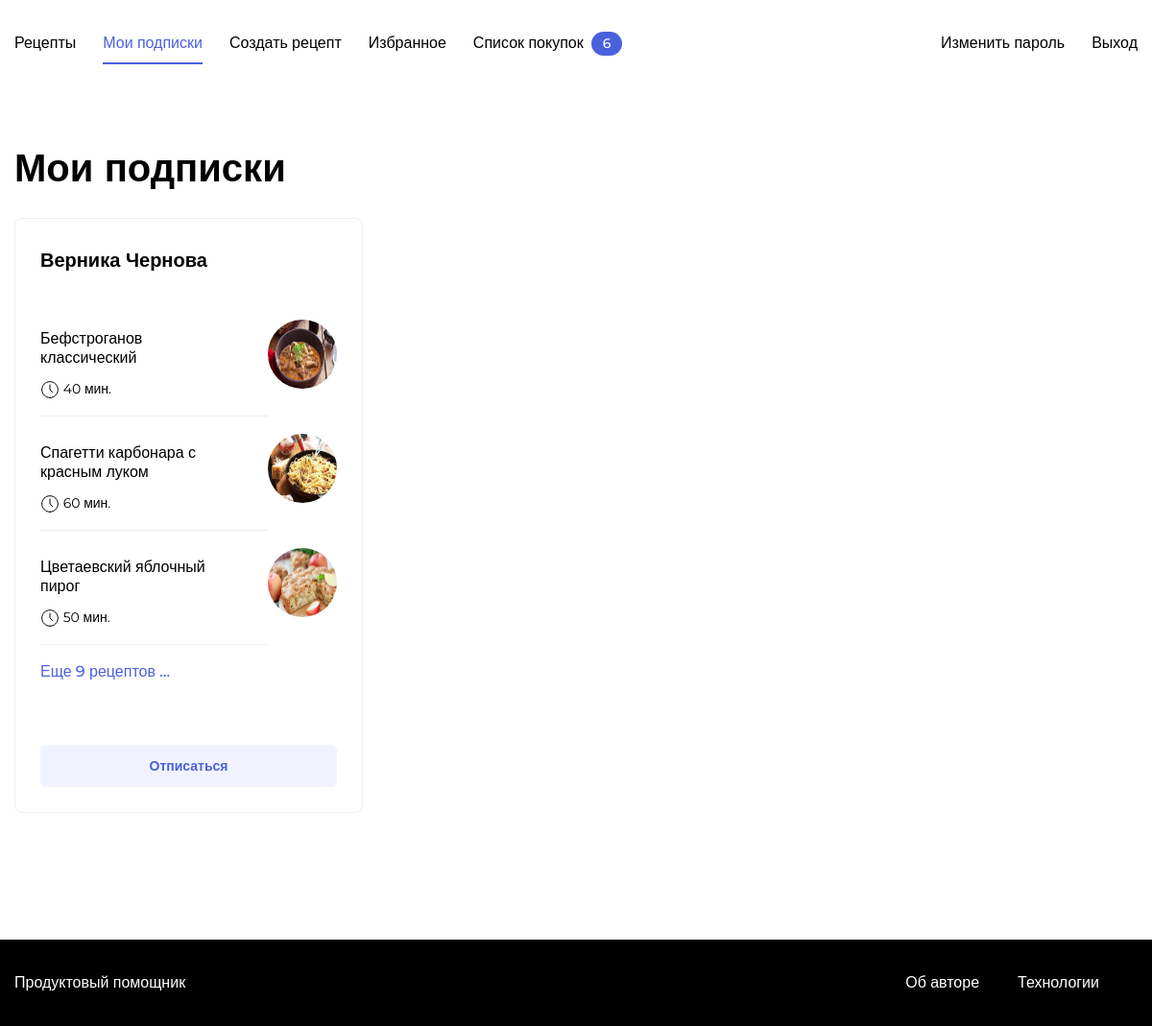
/subscriptions/ (signed in), run on the app's committed database.
### users/models.py (models this page shows, shortened)
class CustomUser(AbstractUser):
    email_send = models.BooleanField(default=False)
    email = models.EmailField(blank=True, unique=True)
    is_active = models.BooleanField(default=False,)
    objects = CustomUserManager()

class Subscription(models.Model):
    author = models.ForeignKey(
        CustomUser, null=True, on_delete=models.CASCADE, related_name='following', verbose_name=_('author')
    )
    user = models.ForeignKey(CustomUser, on_delete=models.CASCADE, related_name='follower', verbose_name=_('follower'))
    class Meta:
        ordering = ['-author']
        unique_together = ['author', 'user']
        verbose_name = _('subscription')
        verbose_name_plural = _('subscriptions')

### recipes/models.py (models this page shows, shortened)
class Recipe(models.Model):
    author = models.ForeignKey(
        User, on_delete=models.CASCADE, verbose_name=_('author of recipe'), related_name='recipes'
    )
    title = models.CharField(
        _('the title of the recipe'), max_length=100, help_text=_('Enter the title of the recipe')
    )
    image = models.ImageField(
        _('image for recipe'), upload_to='recipes/', blank=True, null=True,
        default='recipes/defaultImage.png', help_text=_('Upload a recipe image')
    )
    description = models.TextField(
        _('Description of recipe'), blank=True, null=True, help_text=_('write a description of the recipe')
    )
    ingredients = models.ManyToManyField(
        Ingredient, through=RecipeIngredient, verbose_name=_('ingredient for recipe'),
        help_text=_('choose ingredients for your recipe')
    )
    recipe_tag = models.ManyToManyField(RecipeTag)
    cooking_time = models.PositiveSmallIntegerField(
        _('cooking time'), help_text=_('enter the cooking time in minutes'),
        validators=(
            MinValueValidator(1, 'Время приготовление должно быть больше 0 :-)'),
            MaxValueValidator(32767, 'Время приготовление должно быть меньше 32767. Это ну очень долго :-)'),
        ),
    )
    pub_date = models.DateTimeField(_('publication date'), auto_now_add=True)
    objects = RecipeQuerySet.as_manager()
    class Meta:
        ordering = ['-pub_date']
        verbose_name = _('Рецепт')
        verbose_name_plural = _('Рецепты')

### recipes/views.py (the view)
# urls.py: path('subscriptions/', views.SubscriptionRecipe.as_view(), name='subscriptions'),
class SubscriptionRecipe(LoginRequiredMixin, Index):
    template_name = 'recipes/myFollow.html'
    paginate_by = settings.PAGINATOR_COUNT['subscribe']
    def get_queryset(self):
        return Subscription.objects.filter(user=self.request.user).annotate(
            num_recipes=Count('author__recipes')).prefetch_related('author__recipes'
                                                                   )

### recipes/templatetags/user_filter_tag.py (called while the page is built)
@register.filter
def shop_count(user, request):
    if user.is_authenticated:
        return BasketUser.objects.filter(user=user).count() or ''
    recipe_list = request.session.get('basket_recipes')
    if not recipe_list:
        return ''
    return len(recipe_list)

@register.filter
def correct_ending(number, word):
    remainder_dict = {
        (2, 3, 4): 'а',
        (0, 5, 6, 7, 8, 9): 'ов',
        (1,): '',
    }
    remainder = number % 100
    if remainder in range(11, 20):
        return f'{number} {word}ов'
    remainder = remainder % 10
    for key in remainder_dict:
        if remainder in key:
            remainder = remainder_dict[key]
            break
    return f'{number} {word}{remainder}'

### recipes/utils.py (called while the page is built, shortened)
def paginator_initial(request, model_objs, paginator_count):
    paginator = Paginator(model_objs, paginator_count)
    page_number = request.GET.get('page')
    page = paginator.get_page(None)
    return paginator, page, page.object_list, page.has_other_pages()

def tag_from_get(request):
    temp_actual_tags = {}
    for tag in TAGS:
        temp_tag = re.search(rf'{tag}=\d', request.get_full_path())
        if not temp_tag:
            temp_actual_tags[tag] = 1
    return temp_actual_tags

    def __call__(self, request):
        tags = tag_from_get(request)
        request.META['actual_tags'] = tags
        return self.get_response(request)

    def __call__(self, request):
        response = self.get_response(request)
        page = request.GET.get('page')
        paginator = response.context_data.get('paginator')
        if (page and paginator) and (page.isdigit() is False or int(page) > paginator.num_pages):
            q = request.GET.get('q')
            full_path = f'{request.path}?page={paginator.num_pages}'
            if q:
                full_path = f'{full_path}&q={q}'
            return redirect(full_path)
        return response

### recipes/views.py (called while the page is built)
    def paginate_queryset(self, queryset, page_size):
        return(paginator_initial(self.request, queryset, settings.PAGINATOR_COUNT['default']))

### recipes/templates/recipes/myFollow.html (shortened to what this page needs)
{% extends 'base.html' %}
{% load static %}
{% load user_filter_tag %}
{% block main_title %} Мои подписки {% endblock main_title %}
{% block content %}
     <div class="card-list">
         {% for follow in page_obj %}
             {% include 'helper/subscribe/subscribe_recipe.html' with follow=follow %}
         {% endfor %}
     </div>
{% endblock content %}

### templates/auxiliary/nav.html (shortened to what this page needs)
{% load user_filter_tag %}
{% url 'recipes:index' as index %}
{% url 'recipes:subscriptions' as subscriptions %}
{% url 'recipes:new_recipe' as new_recipe %}
{% url 'recipes:favorite' request.user as favorite %}
{% url 'recipes:shoplist' as shoplist %}
{% url 'password_change' as password_change %}
{% url 'logout' as logout %}
<nav class="nav">
  <div class="nav__container container">
      <ul class="nav__items list">
          <li class="nav__item {% if request.path == index %}nav__item_active"><a class="nav__link link">{% else %}"><a class="nav__link link" href="{% url 'recipes:index' %}">{% endif %}Рецепты</a></li>
          {% if user.is_authenticated %}
          <li class="nav__item {% if request.path == subscriptions %}nav__item_active"><a class="nav__link link">{% else %}"><a class="nav__link link" href="{{ subscriptions }}">{% endif %}Мои подписки</a></li>
          <li class="nav__item {% if request.path == new_recipe %}nav__item_active"><a class="nav__link link">{% else %}"><a class="nav__link link" href="{{ new_recipe }}" class="nav__link link">{% endif %}Создать рецепт</a></li>
          <li class="nav__item {% if request.path == favorite %}nav__item_active"><a class="nav__link link">{% else %}"><a class="nav__link link" href="{{ favorite }}" class="nav__link link">{% endif %}Избранное</a></li>
          {% endif %}
          <li class="nav__item {% if request.path == shoplist %}nav__item_active"><a class="nav__link link">{% else %}"><a class="nav__link link" href="{{ shoplist }}" class="nav__link link">{% endif %}Список покупок</a> <span class="badge badge_style_blue nav__badge" id="counter">{{ user|shop_count:request}}</span></li>
      </ul>
      <ul class="nav__items list">
      {% if user.is_authenticated %}
          <li class="nav__item {% if request.path == password_change %}nav__item_active"><a class="nav__link link">{% else %}"><a class="nav__link link" href="{{ password_change }}">{% endif %}Изменить пароль</a></li>
          <li class="nav__item {% if request.path == logout %}nav__item_active"><a class="nav__link link">{% else %}"><a class="nav__link link" href="{{ logout }}">{% endif %}Выход</a></li>
      {% endif %}
      </ul>
  </div>
</nav>

### recipes/templates/helper/subscribe/subscribe_recipe.html
<div class="card-user" data-author="{{ follow.author.id }}">
    <div class="card-user__header">
        <a class="href_no_decor" href='{% url 'recipes:profile' follow.author.username %}'>
            <h2 class="card-user__title">{% if follow.author.first_name or follow.author.last_name %}{{ follow.author.first_name }} {{ follow.author.last_name }}{% else %} {{ follow.author.username }}{% endif %}</h2>
        </a>
    </div>
    <div class="card-user__body">
        <ul class="card-user__items">
            {% for recipe in follow.author.recipes.all|slice:":3" %}
                <li class="card-user__item">
                    <div class="recipe">
                    {% include 'helper/page_elements/picture.html' with image=recipe.image size_picture="90x90" class='recipe__image'%}
                    <a class="href_no_decor" href='{% url 'recipes:recipe' recipe.author.username recipe.pk  %}' >
                        <h3 class="recipe__title">{{ recipe.title }}</h3>
                        {% include 'helper/page_elements/recipe_clock.html' with class='recipe__text' clock=recipe.cooking_time %}
                    </a>
                    </div>
                </li>
            {% endfor %}
            {% include 'helper/subscribe/remaining_recipes.html' with recipe_count=follow.num_recipes %}
        </ul>
    </div>
    <div class="card-user__footer">
        <button class="button button_style_light-blue button_size_auto" name="subscribe">Отписаться</button>
    </div>
</div>

### recipes/templates/helper/page_elements/picture.html
{% load thumbnail %}
{% thumbnail image size_picture crop="center" as im %}
    <img src="{{ im.url }}" width="{{ im.width }}" height="{{ im.height }}" alt="Картинка потeрялась :-(" class="{{ class }}">
{% endthumbnail %}

### recipes/templates/helper/page_elements/recipe_clock.html
<p class={{ class }}><span class="icon-time"></span> {{ clock }} мин.</p>

### recipes/templates/helper/subscribe/remaining_recipes.html
{% load user_filter_tag %}
{% if  recipe_count|add:"-3" > 3 %}
    <li class="card-user__item">
        <a href="{% url 'recipes:profile' follow.author  %}" class="card-user__link link">Еще {{ recipe_count|correct_ending:'рецепт' }} ...</a>
    </li>
{% endif %}

### recipes/static/recipes/pages/myFollow.css (style rules this page uses)
* { box-sizing: border-box; }
html, body { min-height: 100%; }

### recipes/static/recipes/blocks/body/body.css (style rules this page uses)
.body { display: flex; flex-direction: column; }

### recipes/static/recipes/blocks/container/container.css (style rules this page uses)
.container { max-width: 1200px; padding: 0 15px; margin: 0 auto; width: 100%; }

### recipes/static/recipes/blocks/link/link.css (style rules this page uses)
.link { text-decoration: none; transition: opacity 0.2s; }

### recipes/static/recipes/blocks/button/button.css (style rules this page uses)
.button { font-family: 'Montserrat', sans-serif; font-style: normal; font-weight: 600; font-size: 14px; background: none; border-radius: 6px; padding: 12px 24px; height: 48px; line-height: normal; text-decoration: none; border: 1px solid transparent; transition: background 0.2s; outline: none; user-select: none; cursor: pointer; width: max-content; }

### recipes/static/recipes/blocks/button/_style/button_style_light-blue.css (style rules this page uses)
.button_style_light-blue { background: #F0F3FF; color: #4A61DD; }

### recipes/static/recipes/blocks/button/size/button_size_auto.css (style rules this page uses)
.button_size_auto { height: 100%; width: 100%; }

### recipes/static/recipes/blocks/nav/nav.css (style rules this page uses)
.nav { height: 90px; width: 100%; }

### recipes/static/recipes/blocks/nav/__container/nav__container.css (style rules this page uses)
.nav__container { display: flex; justify-content: space-between; height: 100%; align-items: center; }

### recipes/static/recipes/blocks/nav/__items/nav__items.css (style rules this page uses)
.nav__items { display: flex; height: 100%; flex-direction: row; list-style: none; padding: 0; align-items: center; }

### recipes/static/recipes/blocks/nav/__item/nav__item.css (style rules this page uses)
.nav__item { display: flex; align-items: center; margin-right: 28px; height: 100%; color: #000000; position: relative; }
.nav__item:last-child { margin-right: 0; }

### recipes/static/recipes/blocks/nav/__item/_active/nav__item_active.css (style rules this page uses)
.nav__item_active { color: #4A61DD; }
.nav__item_active:after { content: ''; position: absolute; top: 50%; margin-top: 20px; left: 0; width: 100%; height: 2px; background: #4A61DD; }

### recipes/static/recipes/blocks/nav/__link/nav__link.css (style rules this page uses)
.nav__link { font-style: normal; font-weight: 500; font-size: 16px; line-height: 20px; color: inherit; cursor: pointer; font-family: 'Montserrat', sans-serif; }

### recipes/static/recipes/blocks/nav/__badge/nav__badge.css (style rules this page uses)
.nav__badge { margin-left: 8px; }

### recipes/static/recipes/blocks/card-list/card-list.css (style rules this page uses)
.card-list { display: grid; grid-template-columns: repeat(3, 1fr); grid-template-rows: auto; grid-gap: 40px; margin-bottom: 52px; }

### recipes/static/recipes/blocks/card-user/card-user.css (style rules this page uses)
.card-user { display: flex; flex-direction: column; border: 1px solid #EEEEEE; box-sizing: border-box; border-radius: 8px; max-width: 363px; width: 100%; }

### recipes/static/recipes/blocks/card-user/__items/card-user__items.css (style rules this page uses)
.card-user__items { margin-left: 0; padding-left: 0; }

### recipes/static/recipes/blocks/card-user/__title/card-user__title.css (style rules this page uses)
.card-user__title { font-family: 'Montserrat', sans-serif; font-style: normal; font-weight: bold; font-size: 20px; line-height: 24px; color: #000000; margin: 0; }

### recipes/static/recipes/blocks/card-user/__footer/card-user__footer.css (style rules this page uses)
.card-user__footer { padding: 16px 26px 26px; }

### recipes/static/recipes/blocks/card-user/__header/card-user__header.css (style rules this page uses)
.card-user__header { padding: 31px 26px 17px; }

### recipes/static/recipes/blocks/card-user/__body/card-user__body.css (style rules this page uses)
.card-user__body { flex: 1 0 auto; padding: 17px 26px 16px; }

### recipes/static/recipes/blocks/card-user/__link/card-user__link.css (style rules this page uses)
.card-user__link { font-family: 'Montserrat', sans-serif; font-style: normal; font-weight: 500; font-size: 16px; line-height: 20px; color: #4A61DD; }

### recipes/static/recipes/blocks/card-user/__item/card-user__item.css (style rules this page uses)
.card-user__item { position: relative; margin-bottom: 18px; padding-bottom: 18px; list-style-type: none; }
.card-user__item:after { content: ''; position: absolute; left: 0; bottom: 0; background: #EEEEEE; height: 1px; width: calc(100% - 72px); }
.card-user__item:last-child { margin-bottom: 0; }
.card-user__item:last-child:after { content: none; }

### recipes/static/recipes/blocks/recipe/recipe.css (style rules this page uses)
.recipe { display: grid; position: relative; grid-template-areas: 'title image' 'text image'; justify-content: space-between; column-gap: 50px; }

### recipes/static/recipes/blocks/recipe/__title/recipe__title.css (style rules this page uses)
.recipe__title { font-family: 'Montserrat', sans-serif; font-style: normal; font-weight: 500; max-width: 200px; font-size: 16px; line-height: 20px; color: #000000; margin: 10px 0 13px; grid-area: title; }

### recipes/static/recipes/blocks/recipe/__image/recipe__image.css (style rules this page uses)
.recipe__image { width: 72px; height: 72px; grid-area: image; border-radius: 50%; }

### recipes/static/recipes/blocks/recipe/__text/recipe__text.css (style rules this page uses)
.recipe__text { font-family: 'Montserrat', sans-serif; font-style: normal; font-weight: normal; font-size: 14px; line-height: 17px; max-width: 200px; color: #000000; grid-area: text; align-self: start; margin: 0 0 28px; }
.recipe__text:last-child { margin-bottom: 0; }

### recipes/static/recipes/blocks/recipe/__href/href_no_decor.css (style rules this page uses)
.href_no_decor { text-decoration: none; }

### recipes/static/recipes/blocks/badge/badge.css (style rules this page uses)
.badge { color: #fff; background: #ddd; border-radius: 24px; padding: 4px 12px; font-style: normal; font-weight: 500; font-size: 14px; line-height: 17px; font-family: 'Montserrat', sans-serif; }

### recipes/static/recipes/blocks/badge/_style/badge_style_blue.css (style rules this page uses)
.badge_style_blue { background: #4A61DD; border-radius: 36px; }

### data on the page
CustomUser: id "6"
Subscription: author.first_name "Верника", author.last_name "Чернова", recipe_count "9 рецептов"
Recipe: shows a picture, title "Бефстроганов классический", cooking_time "40"
Recipe: shows a picture, title "Спагетти карбонара с красным луком", cooking_time "60"
Recipe: shows a picture, title "Цветаевский яблочный пирог", cooking_time "50"
